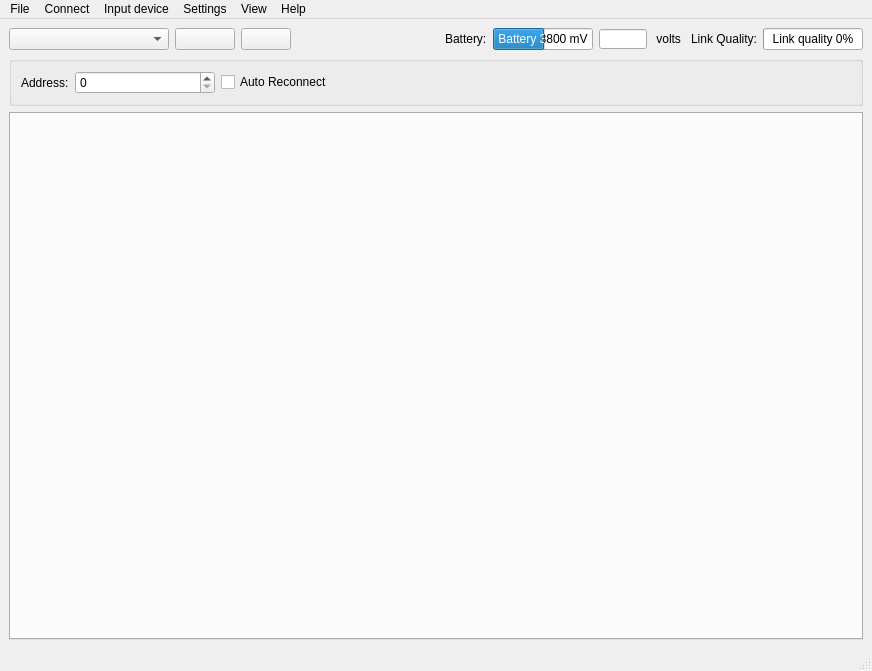
<?xml version="1.0" encoding="UTF-8"?>
<ui version="4.0">
 <class>MainWindow</class>
 <widget class="QMainWindow" name="MainWindow">
  <property name="geometry">
   <rect>
    <x>0</x>
    <y>0</y>
    <width>872</width>
    <height>671</height>
   </rect>
  </property>
  <property name="windowTitle">
   <string>Espdrone Nano Quadcopter Control</string>
  </property>
  <property name="statusTip">
   <string/>
  </property>
  <widget class="QWidget" name="centralwidget">
   <layout class="QGridLayout" name="gridLayout">
    <item row="0" column="0">
     <layout class="QVBoxLayout" name="verticalLayout_2">
      <item>
       <layout class="QGridLayout" name="gridLayout_2">
        <item row="0" column="6">
         <widget class="QLineEdit" name="_aff_volts">
          <property name="sizePolicy">
           <sizepolicy hsizetype="Fixed" vsizetype="Fixed">
            <horstretch>0</horstretch>
            <verstretch>0</verstretch>
           </sizepolicy>
          </property>
          <property name="minimumSize">
           <size>
            <width>48</width>
            <height>20</height>
           </size>
          </property>
          <property name="maximumSize">
           <size>
            <width>48</width>
            <height>20</height>
           </size>
          </property>
          <property name="alignment">
           <set>Qt::AlignRight|Qt::AlignTrailing|Qt::AlignVCenter</set>
          </property>
          <property name="readOnly">
           <bool>true</bool>
          </property>
         </widget>
        </item>
        <item row="0" column="0">
         <widget class="QComboBox" name="interfaceCombo">
          <property name="minimumSize">
           <size>
            <width>160</width>
            <height>0</height>
           </size>
          </property>
          <property name="editable">
           <bool>false</bool>
          </property>
         </widget>
        </item>
        <item row="0" column="1">
         <widget class="QPushButton" name="connectButton">
          <property name="minimumSize">
           <size>
            <width>60</width>
            <height>0</height>
           </size>
          </property>
          <property name="toolTip">
           <string/>
          </property>
         </widget>
        </item>
        <item row="0" column="2">
         <widget class="QPushButton" name="scanButton">
          <property name="minimumSize">
           <size>
            <width>50</width>
            <height>0</height>
           </size>
          </property>
         </widget>
        </item>
        <item row="0" column="3">
         <spacer name="horizontalSpacer">
          <property name="orientation">
           <enum>Qt::Horizontal</enum>
          </property>
          <property name="sizeHint" stdset="0">
           <size>
            <width>40</width>
            <height>20</height>
           </size>
          </property>
         </spacer>
        </item>
        <item row="0" column="8">
         <widget class="QLabel" name="linkQualityLabel">
          <property name="text">
           <string>Link Quality:</string>
          </property>
         </widget>
        </item>
        <item row="0" column="9">
         <widget class="QProgressBar" name="linkQualityBar">
          <property name="minimumSize">
           <size>
            <width>30</width>
            <height>0</height>
           </size>
          </property>
          <property name="maximumSize">
           <size>
            <width>100</width>
            <height>16777215</height>
           </size>
          </property>
          <property name="maximum">
           <number>100</number>
          </property>
          <property name="value">
           <number>0</number>
          </property>
          <property name="textVisible">
           <bool>true</bool>
          </property>
          <property name="format">
           <string>Link quality %p%</string>
          </property>
         </widget>
        </item>
        <item row="0" column="4">
         <widget class="QLabel" name="batteryLabel">
          <property name="text">
           <string>Battery:</string>
          </property>
         </widget>
        </item>
        <item row="0" column="5">
         <widget class="QProgressBar" name="batteryBar">
          <property name="minimumSize">
           <size>
            <width>30</width>
            <height>0</height>
           </size>
          </property>
          <property name="maximumSize">
           <size>
            <width>100</width>
            <height>16777215</height>
           </size>
          </property>
          <property name="minimum">
           <number>3400</number>
          </property>
          <property name="maximum">
           <number>4180</number>
          </property>
          <property name="value">
           <number>3800</number>
          </property>
          <property name="textVisible">
           <bool>true</bool>
          </property>
          <property name="invertedAppearance">
           <bool>false</bool>
          </property>
          <property name="textDirection">
           <enum>QProgressBar::TopToBottom</enum>
          </property>
          <property name="format">
           <string>Battery %v mV</string>
          </property>
         </widget>
        </item>
        <item row="0" column="7">
         <widget class="QLabel" name="label">
          <property name="text">
           <string> volts </string>
          </property>
         </widget>
        </item>
       </layout>
      </item>
      <item>
       <widget class="QGroupBox" name="groupBox">
        <layout class="QHBoxLayout" stretch="0,0,1">
         <item>
          <widget class="QLabel" name="addressLabel">
           <property name="text">
            <string>Address:</string>
           </property>
          </widget>
         </item>
         <item>
          <widget class="HexSpinBox" name="address">
           <property name="minimumSize">
            <size>
             <width>140</width>
             <height>0</height>
            </size>
           </property>
          </widget>
         </item>
         <item>
          <widget class="QCheckBox" name="autoReconnectCheckBox">
           <property name="mouseTracking">
            <bool>false</bool>
           </property>
           <property name="text">
            <string>Auto Reconnect</string>
           </property>
           <property name="checked">
            <bool>false</bool>
           </property>
          </widget>
         </item>
        </layout>
       </widget>
      </item>
      <item>
       <widget class="QScrollArea" name="scrollArea">
        <property name="autoFillBackground">
         <bool>false</bool>
        </property>
        <property name="frameShape">
         <enum>QFrame::NoFrame</enum>
        </property>
        <property name="frameShadow">
         <enum>QFrame::Sunken</enum>
        </property>
        <property name="lineWidth">
         <number>1</number>
        </property>
        <property name="verticalScrollBarPolicy">
         <enum>Qt::ScrollBarAsNeeded</enum>
        </property>
        <property name="widgetResizable">
         <bool>true</bool>
        </property>
        <widget class="QWidget" name="scrollAreaWidgetContents">
         <property name="geometry">
          <rect>
           <x>0</x>
           <y>0</y>
           <width>852</width>
           <height>506</height>
          </rect>
         </property>
         <property name="sizePolicy">
          <sizepolicy hsizetype="Expanding" vsizetype="Expanding">
           <horstretch>0</horstretch>
           <verstretch>0</verstretch>
          </sizepolicy>
         </property>
         <layout class="QGridLayout" name="gridLayout_3">
          <property name="sizeConstraint">
           <enum>QLayout::SetNoConstraint</enum>
          </property>
          <property name="leftMargin">
           <number>0</number>
          </property>
          <property name="topMargin">
           <number>0</number>
          </property>
          <property name="rightMargin">
           <number>0</number>
          </property>
          <property name="bottomMargin">
           <number>0</number>
          </property>
          <item row="0" column="0">
           <widget class="QTabWidget" name="tabs">
            <property name="sizePolicy">
             <sizepolicy hsizetype="Expanding" vsizetype="Expanding">
              <horstretch>0</horstretch>
              <verstretch>0</verstretch>
             </sizepolicy>
            </property>
            <property name="currentIndex">
             <number>-1</number>
            </property>
           </widget>
          </item>
         </layout>
        </widget>
       </widget>
      </item>
     </layout>
    </item>
   </layout>
  </widget>
  <widget class="QMenuBar" name="menubar">
   <property name="geometry">
    <rect>
     <x>0</x>
     <y>0</y>
     <width>872</width>
     <height>20</height>
    </rect>
   </property>
   <widget class="QMenu" name="menuFile">
    <property name="title">
     <string>File</string>
    </property>
    <addaction name="separator"/>
    <addaction name="menuItemExit"/>
   </widget>
   <widget class="QMenu" name="menuView">
    <property name="title">
     <string>View</string>
    </property>
   </widget>
   <widget class="QMenu" name="menuHelp">
    <property name="title">
     <string>Help</string>
    </property>
    <addaction name="menuItemAbout"/>
   </widget>
   <widget class="QMenu" name="menuSettings">
    <property name="title">
     <string>Settings</string>
    </property>
    <addaction name="logConfigAction"/>
    <addaction name="separator"/>
    <addaction name="_menuItem_openconfigfolder"/>
   </widget>
   <widget class="QMenu" name="menuConnect">
    <property name="title">
     <string>Connect</string>
    </property>
    <addaction name="menuItemConnect"/>
    <addaction name="menuItemBootloader"/>
    <addaction name="_menu_cf2_config"/>
    <addaction name="_menu_cf1_config"/>
   </widget>
   <widget class="QMenu" name="_menu_inputdevice">
    <property name="title">
     <string>Input device</string>
    </property>
    <addaction name="menuItemConfInputDevice"/>
    <addaction name="_menuitem_rescandevices"/>
    <addaction name="separator"/>
   </widget>
   <addaction name="menuFile"/>
   <addaction name="menuConnect"/>
   <addaction name="_menu_inputdevice"/>
   <addaction name="menuSettings"/>
   <addaction name="menuView"/>
   <addaction name="menuHelp"/>
  </widget>
  <widget class="QStatusBar" name="statusbar"/>
  <action name="menuItemConnect">
   <property name="text">
    <string>Connect Ctrl+C</string>
   </property>
   <property name="shortcut">
    <string/>
   </property>
  </action>
  <action name="menuItemExit">
   <property name="text">
    <string>Exit</string>
   </property>
   <property name="shortcut">
    <string>Ctrl+Q</string>
   </property>
  </action>
  <action name="menuItemRegulation">
   <property name="checkable">
    <bool>true</bool>
   </property>
   <property name="text">
    <string>Regulation</string>
   </property>
  </action>
  <action name="menuItemPlot">
   <property name="checkable">
    <bool>true</bool>
   </property>
   <property name="text">
    <string>Plotting</string>
   </property>
  </action>
  <action name="menuItemFlightdata">
   <property name="checkable">
    <bool>true</bool>
   </property>
   <property name="text">
    <string>Flight data</string>
   </property>
  </action>
  <action name="menuItemService">
   <property name="checkable">
    <bool>true</bool>
   </property>
   <property name="text">
    <string>Service</string>
   </property>
  </action>
  <action name="menuItemAbout">
   <property name="text">
    <string>About</string>
   </property>
   <property name="menuRole">
    <enum>QAction::NoRole</enum>
   </property>
  </action>
  <action name="menuItemConfInputDevice">
   <property name="text">
    <string>Configure device mapping</string>
   </property>
   <property name="menuRole">
    <enum>QAction::NoRole</enum>
   </property>
  </action>
  <action name="actionSelect_input_device">
   <property name="text">
    <string>Select input device</string>
   </property>
  </action>
  <action name="menuItemConsole">
   <property name="text">
    <string>Console</string>
   </property>
  </action>
  <action name="logConfigAction">
   <property name="enabled">
    <bool>false</bool>
   </property>
   <property name="text">
    <string>Logging configurations</string>
   </property>
   <property name="menuRole">
    <enum>QAction::NoRole</enum>
   </property>
  </action>
  <action name="actionOptions">
   <property name="text">
    <string>Options</string>
   </property>
   <property name="menuRole">
    <enum>QAction::NoRole</enum>
   </property>
  </action>
  <action name="menuItemBootloader">
   <property name="text">
    <string>Bootloader</string>
   </property>
  </action>
  <action name="actionAsdfasdf">
   <property name="text">
    <string>asdfasdf</string>
   </property>
  </action>
  <action name="actionSdfasdf">
   <property name="text">
    <string>sdfasdf</string>
   </property>
  </action>
  <action name="_menuitem_rescandevices">
   <property name="enabled">
    <bool>false</bool>
   </property>
   <property name="text">
    <string>Rescan devices</string>
   </property>
  </action>
  <action name="_menuItem_openconfigfolder">
   <property name="text">
    <string>Open config folder</string>
   </property>
  </action>
  <action name="_menu_cf2_config">
   <property name="enabled">
    <bool>false</bool>
   </property>
   <property name="text">
    <string>Configure 2.X</string>
   </property>
   <property name="menuRole">
    <enum>QAction::NoRole</enum>
   </property>
  </action>
  <action name="_menu_cf_config_2">
   <property name="text">
    <string>Configure 1.0</string>
   </property>
  </action>
  <action name="_menu_cf1_config">
   <property name="text">
    <string>Configure 1.0</string>
   </property>
   <property name="menuRole">
    <enum>QAction::NoRole</enum>
   </property>
  </action>
 </widget>
 <customwidgets>
  <customwidget>
   <class>HexSpinBox</class>
   <extends>QSpinBox</extends>
   <header>edclient.ui.widgets.hexspinbox</header>
  </customwidget>
 </customwidgets>
 <resources/>
 <connections/>
</ui>
